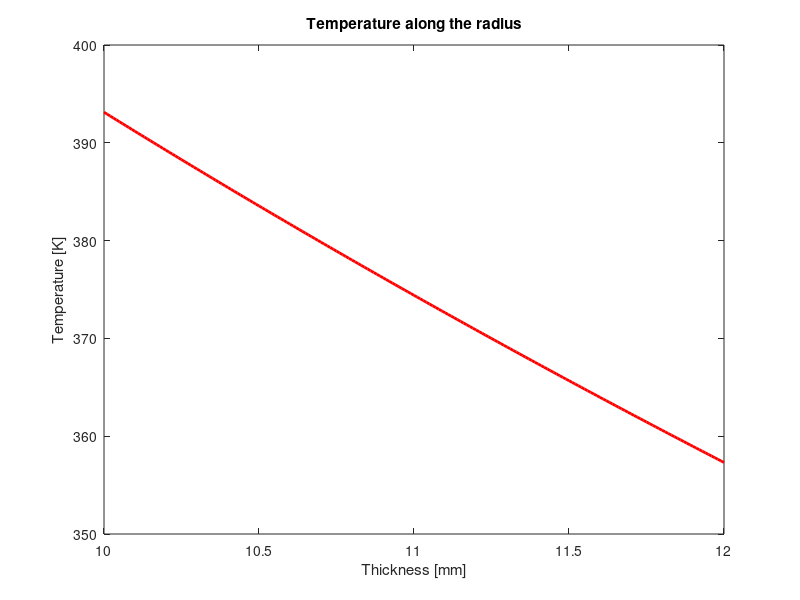

MATLAB code to generate this figure:
% Pressurized water at a constant temperature of Tw = 400 K flows through 
% a cylindrical pipe (inner diameter Din = 20 mm, outer diameter Dout = 24 mm,
% conductivity k = 0.035 W/(m K), heat transfer coefficient hin = 100 W/(m² K)).
% On the outer surface, the pipe is cooled by air at Ta = 300 K (heat transfer coefficient hout = 10 W/(m² K)).
% Calculate analytically and numerically the radial temperature profile across the cross-section
% of the pipe and compare the two results in a graph.
% Verify the conservation of energy.

% Laib 3, exercise 5
% Simone Canevarolo
% S269893
% 01/11/2024

clear all
close all
clc

Tw = 400; % W
Din = 20e-3; % m
Dout = 24e-3; % m
kk = 0.035; % W/m/K
hin = 100; % W/m^2/K
Ta = 300; % K
hout = 10; % W/m^2/K

dr = 1e-5;
rr = (Din/2:dr:Dout/2)';
Nr = length(rr);

sup_diag = 1+dr./2./rr;
main_diag = -2*ones(Nr,1);
sub_diag = 1-dr./2./rr;

Band = [[sub_diag(2:end);0], main_diag, [0;sup_diag(1:end-1)]];

AA = spdiags(Band,-1:1,Nr,Nr);

bb = zeros(Nr,1);

AA(1,1) = hin+kk/dr;
AA(1,2) = -kk/dr;
bb(1) = hin*Tw;

AA(end,end-1) = -1;
AA(end,end) = 1+hout*dr/kk;
bb(end) = Ta*hout*dr/kk;

TT = AA\bb;

figure(1)
plot(rr*1e3,TT,'r','LineWidth',2)
title('Temperature along the radius')
xlabel('Thickness [mm]')
ylabel('Temperature [K]')

% Energy conservation

flow_in =  abs(hout*(TT(end)-Ta))*pi*Dout;
flow_out = abs(hin*(TT(1)-Tw))*pi*Din;

err1 = abs(flow_out- flow_in)/abs(flow_in);

fprintf('The error is %.5f', err1)